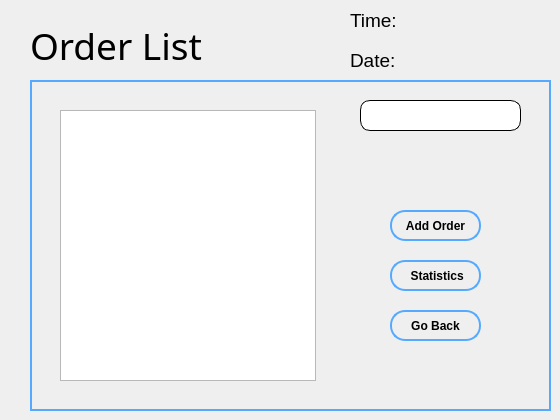
      <widget class="QWidget" name="orderList">
       <attribute name="title">
        <string>orderList</string>
       </attribute>
       <widget class="QLabel" name="label_5">
        <property name="geometry">
         <rect>
          <x>350</x>
          <y>50</y>
          <width>47</width>
          <height>21</height>
         </rect>
        </property>
        <property name="font">
         <font>
          <pointsize>14</pointsize>
         </font>
        </property>
        <property name="text">
         <string>Date:</string>
        </property>
       </widget>
       <widget class="QLabel" name="label_3">
        <property name="geometry">
         <rect>
          <x>350</x>
          <y>10</y>
          <width>47</width>
          <height>21</height>
         </rect>
        </property>
        <property name="font">
         <font>
          <pointsize>14</pointsize>
         </font>
        </property>
        <property name="text">
         <string>Time:</string>
        </property>
       </widget>
       <widget class="QLabel" name="time_2">
        <property name="geometry">
         <rect>
          <x>400</x>
          <y>10</y>
          <width>141</width>
          <height>21</height>
         </rect>
        </property>
        <property name="text">
         <string/>
        </property>
       </widget>
       <widget class="QLabel" name="label">
        <property name="geometry">
         <rect>
          <x>30</x>
          <y>10</y>
          <width>281</width>
          <height>71</height>
         </rect>
        </property>
        <property name="font">
         <font>
          <family>Arial Rounded MT Bold</family>
          <pointsize>28</pointsize>
         </font>
        </property>
        <property name="text">
         <string>Order List</string>
        </property>
       </widget>
       <widget class="QFrame" name="frame_3">
        <property name="geometry">
         <rect>
          <x>30</x>
          <y>80</y>
          <width>521</width>
          <height>331</height>
         </rect>
        </property>
        <property name="styleSheet">
         <string notr="true">#frame_3
{
	border:2px solid rgb(85, 170, 255);
}</string>
        </property>
        <property name="frameShape">
         <enum>QFrame::StyledPanel</enum>
        </property>
        <property name="frameShadow">
         <enum>QFrame::Raised</enum>
        </property>
        <widget class="QPushButton" name="addOrder">
         <property name="geometry">
          <rect>
           <x>360</x>
           <y>130</y>
           <width>91</width>
           <height>31</height>
          </rect>
         </property>
         <property name="font">
          <font>
           <family>Arial</family>
           <weight>75</weight>
           <bold>true</bold>
          </font>
         </property>
         <property name="styleSheet">
          <string notr="true">#addOrder
{
	border-radius:15px;
	background:transparent;
	border:2px solid rgb(85, 170, 255);
}

#addOrder:hover
{
	background:rgb(85, 170, 255);
}</string>
         </property>
         <property name="text">
          <string>Add Order</string>
         </property>
        </widget>
        <widget class="QLineEdit" name="searchLineEdit">
         <property name="geometry">
          <rect>
           <x>330</x>
           <y>20</y>
           <width>161</width>
           <height>31</height>
          </rect>
         </property>
         <property name="styleSheet">
          <string notr="true">background:white ;
border:1px solid black;
border-radius:10px;</string>
         </property>
        </widget>
        <widget class="QPushButton" name="back">
         <property name="geometry">
          <rect>
           <x>360</x>
           <y>230</y>
           <width>91</width>
           <height>31</height>
          </rect>
         </property>
         <property name="font">
          <font>
           <family>Arial</family>
           <weight>75</weight>
           <bold>true</bold>
          </font>
         </property>
         <property name="styleSheet">
          <string notr="true">#back
{
	border-radius:15px;
	background:transparent;
	border:2px solid rgb(85, 170, 255);
}

#back:hover
{
	background:rgb(85, 170, 255);
}</string>
         </property>
         <property name="text">
          <string>Go Back</string>
         </property>
        </widget>
        <widget class="QListView" name="orderListView">
         <property name="geometry">
          <rect>
           <x>30</x>
           <y>30</y>
           <width>256</width>
           <height>271</height>
          </rect>
         </property>
        </widget>
        <widget class="QPushButton" name="options">
         <property name="geometry">
          <rect>
           <x>360</x>
           <y>180</y>
           <width>91</width>
           <height>31</height>
          </rect>
         </property>
         <property name="font">
          <font>
           <family>Arial</family>
           <weight>75</weight>
           <bold>true</bold>
          </font>
         </property>
         <property name="styleSheet">
          <string notr="true">#options
{
	border-radius:15px;
	background:transparent;
	border:2px solid rgb(85, 170, 255);
}

#options:hover
{
	background:rgb(85, 170, 255);
}</string>
         </property>
         <property name="text">
          <string> Statistics</string>
         </property>
        </widget>
       </widget>
       <widget class="QLabel" name="date_1">
        <property name="geometry">
         <rect>
          <x>410</x>
          <y>50</y>
          <width>131</width>
          <height>21</height>
         </rect>
        </property>
        <property name="text">
         <string/>
        </property>
       </widget>
      </widget>
